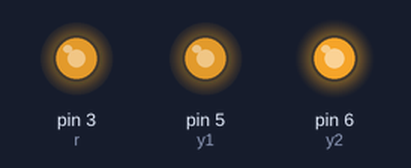
Bench run of a sketch on a simulated Arduino Uno, built with avr-gcc and run on an emulated ATmega328P. Shown: output pins drawn as LEDs (lit = HIGH). Random numbers use the default seed unless the sketch sets one.

Above: at 0.37 s.
At 7.48 s:
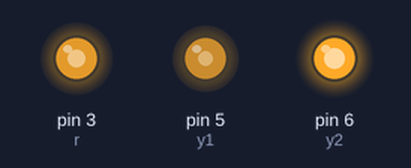
At 10.59 s:
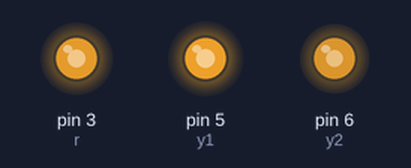
At 21.12 s:
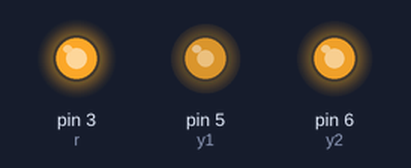
At 28.18 s:
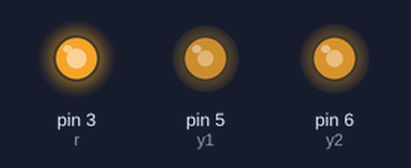
At 39.32 s:
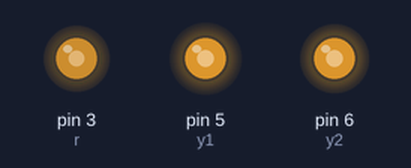
Timing chart, 0 to 40.0 s (numbered marks = the images above):
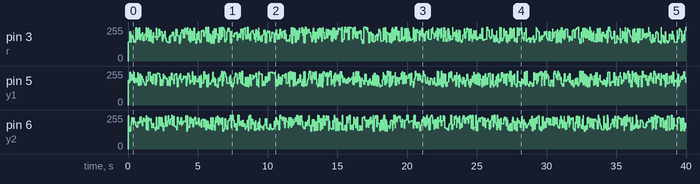

The sketch:

Pr_7_Fireeffect_LED.ino
```cpp
int r = 3;
int y1 = 5;
int y2 = 6;
void setup() {
  pinMode(r,OUTPUT);
  pinMode(y1,OUTPUT);
  pinMode(y2,OUTPUT);
}

void loop() {
  analogWrite(r,random(120)+135);
  analogWrite(y1,random(120)+135);
  analogWrite(y2,random(120)+135);
  delay(random(100));
}
```
